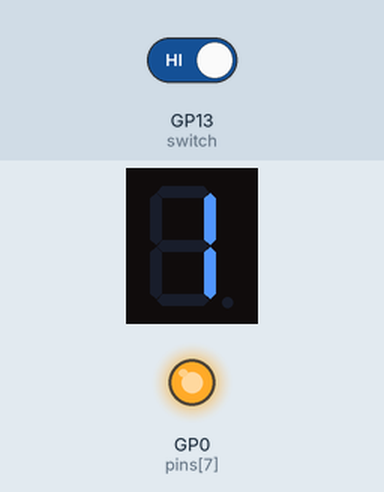
A program run on a simulated Raspberry Pi Pico running MicroPython. On the bench: 1-digit seven-segment display, output pins drawn as LEDs (lit = HIGH). Wiring (from the project's diagram.json): switch on GP13. Inputs (shaded band) come from the test bench; at power-on: GP13 (switch) HIGH. The segment pins are drawn as the display they are named for; pins used as bus, display or sensor lines are not drawn.

Above: at 0.6 s.
1.3 s: GP13 (switch) driven LOW
At 1.32 s:
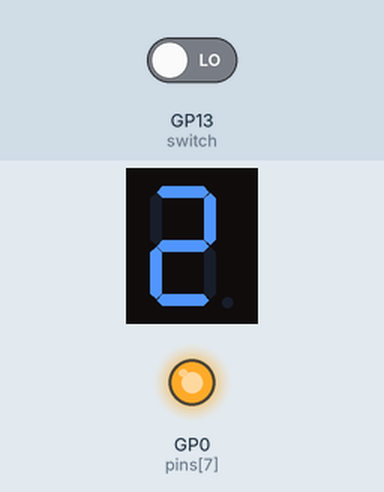
At 2.4 s:
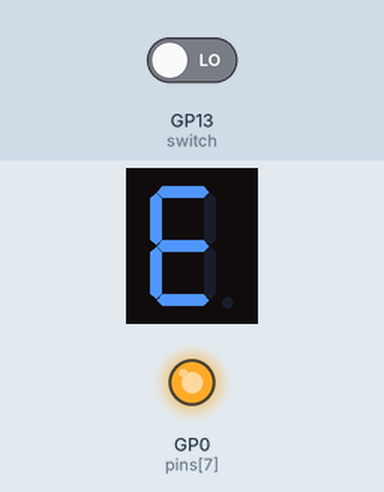
3.5 s: GP13 (switch) driven HIGH
Timing chart, 0 to 6.5 s (numbered marks = the images above; inputs shaded):
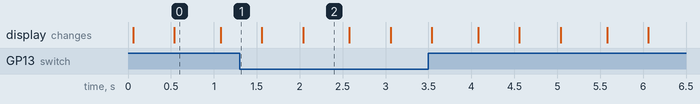

Measured:
- what the display in image 0 shows lasts 0.6 s, from 0.5 s to 1.1 s

The program:

main.py
```python
"""
┏━━━━━━━━━━━━━━━━━━━━━━━━━━━━━━━━━━━━━━━━━━━━━━━━━━━━━━━━━━┓
┃ Raspberry Pi Pico 7-Segment Display Counter (MicroPython)┃
┃                                                          ┃
┃ A program to demonstrate the use of a 7-segment display  ┃
┃ by implementing an ascending/descending hexadecimal      ┃
┃ counter based on the state of an input switch.           ┃
┃                                                          ┃
┃ Copyright (c) 2023 Anderson Costa                        ┃
┃ GitHub: github.com/arcostasi                             ┃
┃ License: MIT                                             ┃
┗━━━━━━━━━━━━━━━━━━━━━━━━━━━━━━━━━━━━━━━━━━━━━━━━━━━━━━━━━━┛
"""

from machine import Pin
from utime import sleep

# 7-segment display layout
#       A
#      ---
#  F |  G  | B
#      ---
#  E |     | C
#      ---
#       D

pins = [
    Pin(2, Pin.OUT),  # A
    Pin(3, Pin.OUT),  # B
    Pin(4, Pin.OUT),  # C
    Pin(5, Pin.OUT),  # D
    Pin(6, Pin.OUT),  # E
    Pin(8, Pin.OUT),  # F
    Pin(7, Pin.OUT),  # G
    Pin(0, Pin.OUT)   # DP (not connected)
]

# Common anode 7-segment display digit patterns
digits = [
    [0, 0, 0, 0, 0, 0, 1, 1], # 0
    [1, 0, 0, 1, 1, 1, 1, 1], # 1
    [0, 0, 1, 0, 0, 1, 0, 1], # 2
    [0, 0, 0, 0, 1, 1, 0, 1], # 3
    [1, 0, 0, 1, 1, 0, 0, 1], # 4
    [0, 1, 0, 0, 1, 0, 0, 1], # 5
    [0, 1, 0, 0, 0, 0, 0, 1], # 6
    [0, 0, 0, 1, 1, 1, 1, 1], # 7
    [0, 0, 0, 0, 0, 0, 0, 1], # 8
    [0, 0, 0, 1, 1, 0, 0, 1], # 9
    [0, 0, 0, 1, 0, 0, 0, 1], # a
    [1, 1, 0, 0, 0, 0, 0, 1], # b
    [0, 1, 1, 0, 0, 0, 1, 1], # C
    [1, 0, 0, 0, 0, 1, 0, 1], # d
    [0, 1, 1, 0, 0, 0, 0, 1], # E
    [0, 1, 1, 1, 0, 0, 0, 1], # F
]


def reset():
    """Turns off all segments on the 7-segment display."""
    for pin in pins:
        pin.value(1)


reset()

switch = Pin(13, Pin.IN)

while True:
    if switch.value() == 1:
        # Ascending counter
        for i in range(len(digits)):
            if switch.value() == 0:
                break
            for j in range(len(pins) - 1):
                pins[j].value(digits[i][j])
            sleep(0.5)
    else:
        # Descending counter
        for i in range(len(digits) - 1, -1, -1):
            if switch.value() == 1:
                break
            for j in range(len(pins)):
                pins[j].value(digits[i][j])
            sleep(0.5)
```
